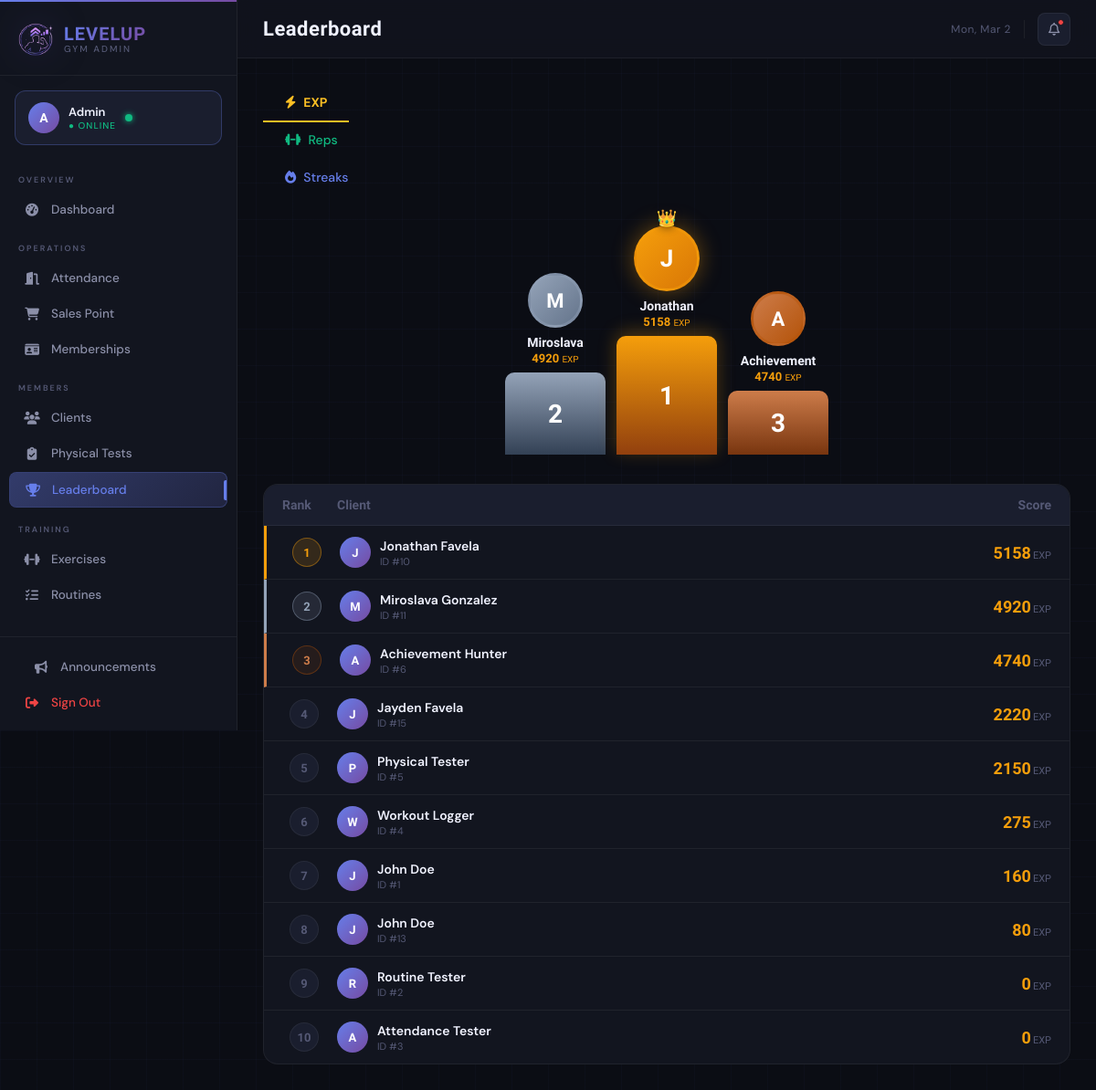
The app's page /admin/leaderboard, older data.
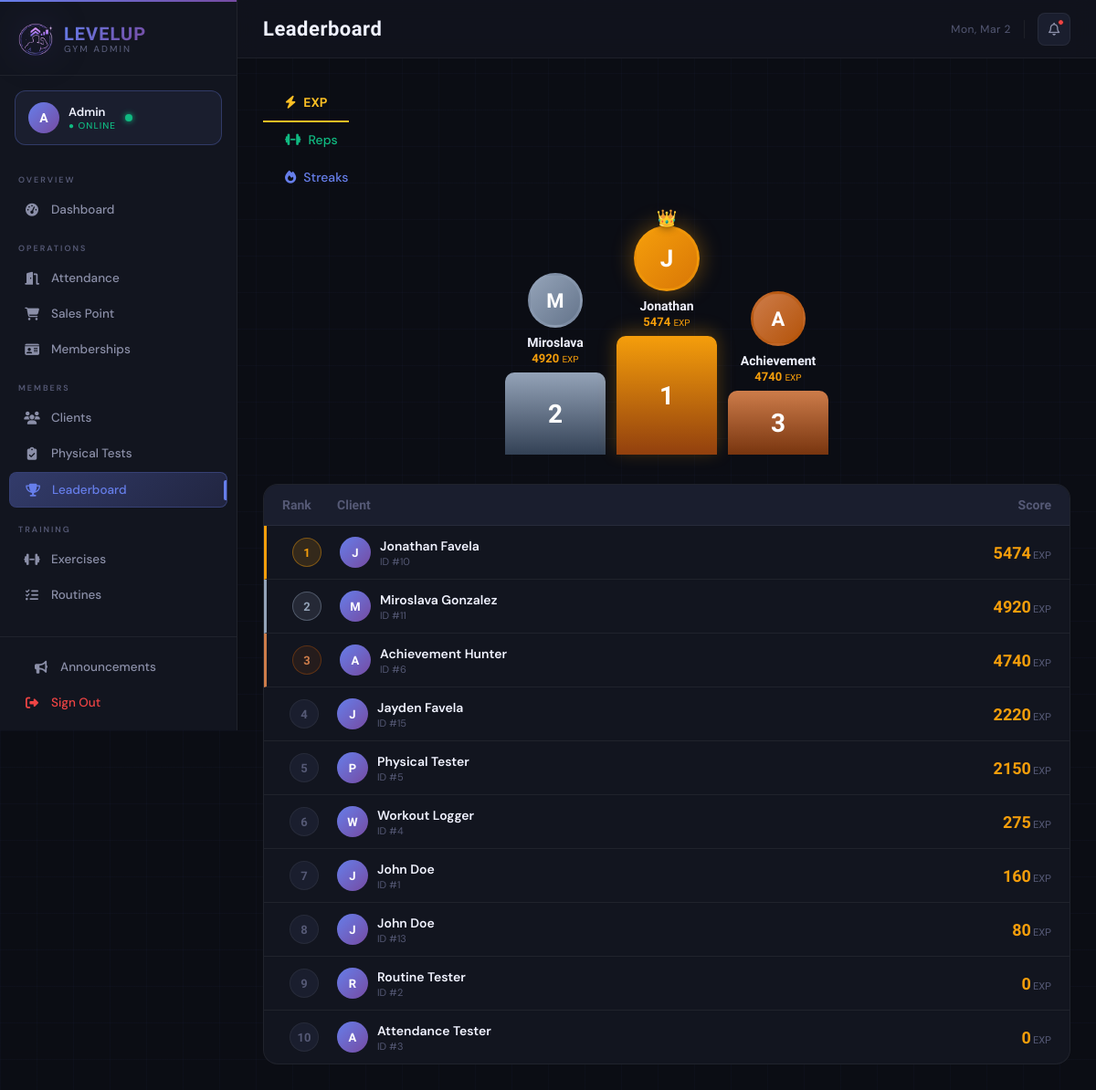
The same page, newer data.
### tables this page shows
CREATE TABLE client_gamification (
                gamification_id INTEGER PRIMARY KEY AUTOINCREMENT,
                client_id INTEGER UNIQUE NOT NULL,
                current_level INTEGER DEFAULT 1,
                current_exp INTEGER DEFAULT 0,
                total_exp INTEGER DEFAULT 0,
                rank TEXT DEFAULT 'E',
                client_class TEXT,
                class_unlocked_at_level INTEGER, current_streak INTEGER DEFAULT 0, longest_streak INTEGER DEFAULT 0, total_reps INTEGER DEFAULT 0, workouts_completed INTEGER DEFAULT 0,
                FOREIGN KEY (client_id) REFERENCES clients(client_id) ON DELETE CASCADE
            );

CREATE TABLE clients (
                client_id INTEGER PRIMARY KEY AUTOINCREMENT,
                phone_number TEXT UNIQUE NOT NULL,
                pin_hash TEXT NOT NULL,
                first_name TEXT NOT NULL,
                last_name TEXT NOT NULL,
                email TEXT,
                date_of_birth DATE,
                gender TEXT,
                registration_date DATETIME DEFAULT CURRENT_TIMESTAMP,
                status TEXT DEFAULT 'active',
                profile_photo_path TEXT
            );

### main.py (the view)
@app.route('/admin/leaderboard')
def admin_leaderboard():
    from controllers.leaderboard_controller import LeaderboardController
    leaderboard = LeaderboardController()
    top_exp = leaderboard.get_top_exp()
    top_reps = leaderboard.get_top_reps()
    top_streaks = leaderboard.get_top_streaks()
    print("Top EXP",top_exp)
    print("Top Streaks",top_streaks)
    return render_template(
        'admin/leaderboard.html',
        top_exp=top_exp,
        top_reps=top_reps,
        top_streaks=top_streaks
    )

### controllers/leaderboard_controller.py (called while the page is built)
    def get_top_exp(self, limit=10):
        query = """
            SELECT c.client_id, c.first_name || ' ' || c.last_name AS full_name,
                g.total_exp
            FROM clients c
            JOIN client_gamification g ON c.client_id = g.client_id
            ORDER BY g.total_exp DESC
            LIMIT ?
        """
        return self.db.execute_query(query, (limit,))

    def get_top_reps(self, limit=10):
        query = """
            SELECT c.client_id, c.first_name || ' ' || c.last_name AS full_name,
                   SUM(w.reps_completed) AS total_reps
            FROM clients c
            JOIN workout_logs w ON c.client_id = w.client_id
            GROUP BY c.client_id
            ORDER BY total_reps DESC
            LIMIT ?
        """
        return self.db.execute_query(query, (limit,))

### database/db_manager.py (called while the page is built)
    def connect(self):
        self.conn = sqlite3.connect(self.db_name)
        self.conn.row_factory = sqlite3.Row  # Access columns by name
        self.cursor = self.conn.cursor()

    def disconnect(self):
        if self.conn:
            self.conn.close()

### templates/admin/leaderboard.html (shortened to what this page needs)
{% extends "admin/base.html" %}
{% block page_title %}Leaderboard{% endblock %}
{% block content %}
<nav class="lb-tabs">
    <button class="lb-tab-btn exp active" data-lb-tab="exp">
        <i class="fa-solid fa-bolt"></i> EXP
    </button>
    <button class="lb-tab-btn reps" data-lb-tab="reps">
        <i class="fa-solid fa-dumbbell"></i> Reps
    </button>
    <button class="lb-tab-btn streaks" data-lb-tab="streaks">
        <i class="fa-solid fa-fire"></i> Streaks
    </button>
</nav>
{% for category, rows, score_key, unit, color in [
    ('exp',     top_exp,     'total_exp',       'EXP',  '#f59e0b'),
    ('reps',    top_reps,    'total_reps',       'reps', '#10b981'),
    ('streaks', top_streaks, 'current_streak',   'days', '#7c3aed')
] %}
<div class="lb-panel {% if loop.first %}active{% endif %}" id="lb-{{ category }}">
    {% if rows %}
    <div class="podium-section">
        {% set order = [1, 0, 2] %}
        {% for slot_rank in [2, 1, 3] %}
            {% set idx = slot_rank - 1 %}
            {% if rows | length > idx %}
            {% set row = rows[idx] %}
            <div class="podium-slot rank-{{ slot_rank }}">
                <div class="podium-avatar">{{ row.full_name[0] | upper }}</div>
                <div class="podium-name">{{ row.full_name.split(' ')[0] }}</div>
                <div class="podium-value" style="color:{{ color }};">
                    {{ row[score_key] | default(0) }} <span style="font-size:10px; font-weight:500;">{{ unit }}</span>
                </div>
                <div class="podium-block">{{ slot_rank }}</div>
            </div>
            {% endif %}
        {% endfor %}
    </div>
    <div class="lb-list">
        <div class="lb-list-header">
            <span>Rank</span>
            <span>Client</span>
            <span style="text-align:right;">Score</span>
        </div>
        {% for row in rows %}
        <div class="lb-row {% if loop.index == 1 %}top-1{% elif loop.index == 2 %}top-2{% elif loop.index == 3 %}top-3{% endif %}">
            <div style="display:flex; justify-content:center;">
                <div class="lb-rank-badge">{{ loop.index }}</div>
            </div>
            <div class="lb-client-info">
                <div class="lb-mini-avatar">{{ row.full_name[0] | upper }}</div>
                <div>
                    <div class="lb-client-name">{{ row.full_name }}</div>
                    <div class="lb-client-sub">ID #{{ row.client_id }}</div>
                </div>
            </div>
            <div class="lb-score" style="color:{{ color }};">
                {{ row[score_key] | default(0) }}<span class="lb-score-unit">{{ unit }}</span>
            </div>
        </div>
        {% endfor %}
    </div>
    {% endif %}
</div>
{% endfor %}
{% endblock %}

Row changes from the older to the newer data that the page shows:
changed client_gamification (number 2 of 10 on the later page): total_exp "5158" → "5474"
Text that changed along with them:
list line gone: "J Jonathan EXP 1"
new list line: "J Jonathan EXP 1"
list line gone: "5158"
new list line: "5474"
